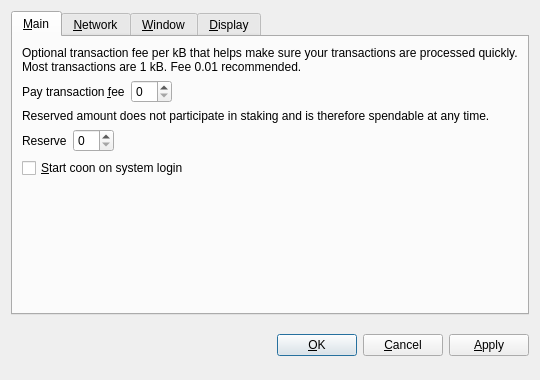
<?xml version="1.0" encoding="UTF-8"?>
<ui version="4.0">
 <class>OptionsDialog</class>
 <widget class="QDialog" name="OptionsDialog">
  <property name="geometry">
   <rect>
    <x>0</x>
    <y>0</y>
    <width>540</width>
    <height>380</height>
   </rect>
  </property>
  <property name="windowTitle">
   <string>Options</string>
  </property>
  <property name="modal">
   <bool>true</bool>
  </property>
  <layout class="QVBoxLayout" name="verticalLayout">
   <item>
    <widget class="QTabWidget" name="tabWidget">
     <property name="tabPosition">
      <enum>QTabWidget::North</enum>
     </property>
     <property name="currentIndex">
      <number>0</number>
     </property>
     <widget class="QWidget" name="tabMain">
      <attribute name="title">
       <string>&amp;Main</string>
      </attribute>
      <layout class="QVBoxLayout" name="verticalLayout_Main">
       <item>
        <widget class="QLabel" name="transactionFeeInfoLabel">
         <property name="text">
          <string>Optional transaction fee per kB that helps make sure your transactions are processed quickly. Most transactions are 1 kB. Fee 0.01 recommended.</string>
         </property>
         <property name="textFormat">
          <enum>Qt::PlainText</enum>
         </property>
         <property name="wordWrap">
          <bool>true</bool>
         </property>
        </widget>
       </item>
       <item>
        <layout class="QHBoxLayout" name="horizontalLayoutFee">
         <item>
          <widget class="QLabel" name="transactionFeeLabel">
           <property name="text">
            <string>Pay transaction &amp;fee</string>
           </property>
           <property name="textFormat">
            <enum>Qt::PlainText</enum>
           </property>
           <property name="buddy">
            <cstring>transactionFee</cstring>
           </property>
          </widget>
         </item>
         <item>
          <widget class="BitcoinAmountField" name="transactionFee"/>
         </item>
         <item>
          <spacer name="horizontalSpacerFee">
           <property name="orientation">
            <enum>Qt::Horizontal</enum>
           </property>
           <property name="sizeHint" stdset="0">
            <size>
             <width>40</width>
             <height>20</height>
            </size>
           </property>
          </spacer>
         </item>
        </layout>
       </item>
       <item>
        <widget class="QLabel" name="reserveBalanceInfoLabel">
         <property name="text">
          <string>Reserved amount does not participate in staking and is therefore spendable at any time.</string>
         </property>
         <property name="textFormat">
          <enum>Qt::PlainText</enum>
         </property>
         <property name="wordWrap">
          <bool>true</bool>
         </property>
        </widget>
       </item>
       <item>
        <layout class="QHBoxLayout" name="horizontalLayoutReserveBalance">
         <item>
          <widget class="QLabel" name="reserveBalanceLabel">
           <property name="text">
            <string>Reserve</string>
           </property>
           <property name="textFormat">
            <enum>Qt::PlainText</enum>
           </property>
           <property name="buddy">
            <cstring>reserveBalance</cstring>
           </property>
          </widget>
         </item>
         <item>
          <widget class="BitcoinAmountField" name="reserveBalance"/>
         </item>
         <item>
          <spacer name="horizontalSpacerReserveBalance">
           <property name="orientation">
            <enum>Qt::Horizontal</enum>
           </property>
           <property name="sizeHint" stdset="0">
            <size>
             <width>40</width>
             <height>20</height>
            </size>
           </property>
          </spacer>
         </item>
        </layout>
       </item>
       <item>
        <widget class="QCheckBox" name="bitcoinAtStartup">
         <property name="toolTip">
          <string>Automatically start coon after logging in to the system.</string>
         </property>
         <property name="text">
          <string>&amp;Start coon on system login</string>
         </property>
        </widget>
       </item>
       <item>
        <spacer name="verticalSpacer_Main">
         <property name="orientation">
          <enum>Qt::Vertical</enum>
         </property>
         <property name="sizeHint" stdset="0">
          <size>
           <width>20</width>
           <height>40</height>
          </size>
         </property>
        </spacer>
       </item>
      </layout>
     </widget>
     <widget class="QWidget" name="tabNetwork">
      <attribute name="title">
       <string>&amp;Network</string>
      </attribute>
      <layout class="QVBoxLayout" name="verticalLayout_Network">
       <item>
        <widget class="QCheckBox" name="mapPortUpnp">
         <property name="toolTip">
          <string>Automatically open the coon client port on the router. This only works when your router supports UPnP and it is enabled.</string>
         </property>
         <property name="text">
          <string>Map port using &amp;UPnP</string>
         </property>
        </widget>
       </item>
       <item>
        <widget class="QCheckBox" name="connectSocks">
         <property name="toolTip">
          <string>Connect to the coon network through a SOCKS5 proxy (e.g. when connecting through Tor).</string>
         </property>
         <property name="text">
          <string>&amp;Connect through SOCKS5 proxy:</string>
         </property>
        </widget>
       </item>
       <item>
        <layout class="QHBoxLayout" name="horizontalLayout_Network">
         <item>
          <widget class="QLabel" name="proxyIpLabel">
           <property name="text">
            <string>Proxy &amp;IP:</string>
           </property>
           <property name="textFormat">
            <enum>Qt::PlainText</enum>
           </property>
           <property name="buddy">
            <cstring>proxyIp</cstring>
           </property>
          </widget>
         </item>
         <item>
          <widget class="QValidatedLineEdit" name="proxyIp">
           <property name="maximumSize">
            <size>
             <width>140</width>
             <height>16777215</height>
            </size>
           </property>
           <property name="toolTip">
            <string>IP address of the proxy (e.g. 127.0.0.1)</string>
           </property>
          </widget>
         </item>
         <item>
          <widget class="QLabel" name="proxyPortLabel">
           <property name="text">
            <string>&amp;Port:</string>
           </property>
           <property name="textFormat">
            <enum>Qt::PlainText</enum>
           </property>
           <property name="buddy">
            <cstring>proxyPort</cstring>
           </property>
          </widget>
         </item>
         <item>
          <widget class="QLineEdit" name="proxyPort">
           <property name="maximumSize">
            <size>
             <width>55</width>
             <height>16777215</height>
            </size>
           </property>
           <property name="toolTip">
            <string>Port of the proxy (e.g. 9050)</string>
           </property>
          </widget>
         </item>
         <item>
          <spacer name="horizontalSpacer_Network">
           <property name="orientation">
            <enum>Qt::Horizontal</enum>
           </property>
           <property name="sizeHint" stdset="0">
            <size>
             <width>40</width>
             <height>20</height>
            </size>
           </property>
          </spacer>
         </item>
        </layout>
       </item>
       <item>
        <spacer name="verticalSpacer_Network">
         <property name="orientation">
          <enum>Qt::Vertical</enum>
         </property>
         <property name="sizeHint" stdset="0">
          <size>
           <width>20</width>
           <height>40</height>
          </size>
         </property>
        </spacer>
       </item>
      </layout>
     </widget>
     <widget class="QWidget" name="tabWindow">
      <attribute name="title">
       <string>&amp;Window</string>
      </attribute>
      <layout class="QVBoxLayout" name="verticalLayout_Window">
       <item>
        <widget class="QCheckBox" name="minimizeToTray">
         <property name="toolTip">
          <string>Show only a tray icon after minimizing the window.</string>
         </property>
         <property name="text">
          <string>&amp;Minimize to the tray instead of the taskbar</string>
         </property>
        </widget>
       </item>
       <item>
        <widget class="QCheckBox" name="minimizeOnClose">
         <property name="toolTip">
          <string>Minimize instead of exit the application when the window is closed. When this option is enabled, the application will be closed only after selecting Quit in the menu.</string>
         </property>
         <property name="text">
          <string>M&amp;inimize on close</string>
         </property>
        </widget>
       </item>
       <item>
        <spacer name="verticalSpacer_Window">
         <property name="orientation">
          <enum>Qt::Vertical</enum>
         </property>
         <property name="sizeHint" stdset="0">
          <size>
           <width>20</width>
           <height>40</height>
          </size>
         </property>
        </spacer>
       </item>
      </layout>
     </widget>
     <widget class="QWidget" name="tabDisplay">
      <attribute name="title">
       <string>&amp;Display</string>
      </attribute>
      <layout class="QVBoxLayout" name="verticalLayout_Display">
       <item>
        <layout class="QHBoxLayout" name="horizontalLayout_1_Display">
         <item>
          <widget class="QLabel" name="langLabel">
           <property name="text">
            <string>User Interface &amp;language:</string>
           </property>
           <property name="textFormat">
            <enum>Qt::PlainText</enum>
           </property>
           <property name="buddy">
            <cstring>lang</cstring>
           </property>
          </widget>
         </item>
         <item>
          <widget class="QValueComboBox" name="lang">
           <property name="toolTip">
            <string>The user interface language can be set here. This setting will take effect after restarting coon.</string>
           </property>
          </widget>
         </item>
        </layout>
       </item>
       <item>
        <layout class="QHBoxLayout" name="horizontalLayout_2_Display">
         <item>
          <widget class="QLabel" name="unitLabel">
           <property name="text">
            <string>&amp;Unit to show amounts in:</string>
           </property>
           <property name="textFormat">
            <enum>Qt::PlainText</enum>
           </property>
           <property name="buddy">
            <cstring>unit</cstring>
           </property>
          </widget>
         </item>
         <item>
          <widget class="QValueComboBox" name="unit">
           <property name="toolTip">
            <string>Choose the default subdivision unit to show in the interface and when sending coins.</string>
           </property>
          </widget>
         </item>
        </layout>
       </item>
       <item>
        <widget class="QCheckBox" name="coinControlFeatures">
         <property name="toolTip">
          <string>Whether to show coin control features or not.</string>
         </property>
         <property name="text">
          <string>Display coin &amp;control features (experts only!)</string>
         </property>
        </widget>
       </item>
       <item>
        <widget class="QCheckBox" name="minimizeCoinAge">
         <property name="toolTip">
          <string>Whether to select the coin outputs randomly or with minimal coin age.</string>
         </property>
         <property name="text">
          <string>Minimize weight consumption (experimental)</string>
         </property>
        </widget>
       </item>
       <item>
        <widget class="QCheckBox" name="useBlackTheme">
         <property name="text">
          <string>Use black visual theme (requires restart)</string>
         </property>
        </widget>
       </item>
       <item>
        <spacer name="verticalSpacer_Display">
         <property name="orientation">
          <enum>Qt::Vertical</enum>
         </property>
         <property name="sizeHint" stdset="0">
          <size>
           <width>20</width>
           <height>40</height>
          </size>
         </property>
        </spacer>
       </item>
      </layout>
     </widget>
    </widget>
   </item>
   <item>
    <layout class="QHBoxLayout" name="horizontalLayout_Buttons">
     <item>
      <spacer name="horizontalSpacer_1">
       <property name="orientation">
        <enum>Qt::Horizontal</enum>
       </property>
       <property name="sizeHint" stdset="0">
        <size>
         <width>40</width>
         <height>48</height>
        </size>
       </property>
      </spacer>
     </item>
     <item>
      <widget class="QLabel" name="statusLabel">
       <property name="font">
        <font>
         <weight>75</weight>
         <bold>true</bold>
        </font>
       </property>
       <property name="text">
        <string/>
       </property>
       <property name="textFormat">
        <enum>Qt::PlainText</enum>
       </property>
       <property name="wordWrap">
        <bool>true</bool>
       </property>
      </widget>
     </item>
     <item>
      <spacer name="horizontalSpacer_2">
       <property name="orientation">
        <enum>Qt::Horizontal</enum>
       </property>
       <property name="sizeHint" stdset="0">
        <size>
         <width>40</width>
         <height>48</height>
        </size>
       </property>
      </spacer>
     </item>
     <item>
      <widget class="QPushButton" name="okButton">
       <property name="text">
        <string>&amp;OK</string>
       </property>
      </widget>
     </item>
     <item>
      <widget class="QPushButton" name="cancelButton">
       <property name="text">
        <string>&amp;Cancel</string>
       </property>
       <property name="autoDefault">
        <bool>false</bool>
       </property>
      </widget>
     </item>
     <item>
      <widget class="QPushButton" name="applyButton">
       <property name="text">
        <string>&amp;Apply</string>
       </property>
       <property name="autoDefault">
        <bool>false</bool>
       </property>
      </widget>
     </item>
    </layout>
   </item>
  </layout>
 </widget>
 <customwidgets>
  <customwidget>
   <class>BitcoinAmountField</class>
   <extends>QSpinBox</extends>
   <header>bitcoinamountfield.h</header>
  </customwidget>
  <customwidget>
   <class>QValueComboBox</class>
   <extends>QComboBox</extends>
   <header>qvaluecombobox.h</header>
  </customwidget>
  <customwidget>
   <class>QValidatedLineEdit</class>
   <extends>QLineEdit</extends>
   <header>qvalidatedlineedit.h</header>
  </customwidget>
 </customwidgets>
 <resources/>
 <connections/>
</ui>
